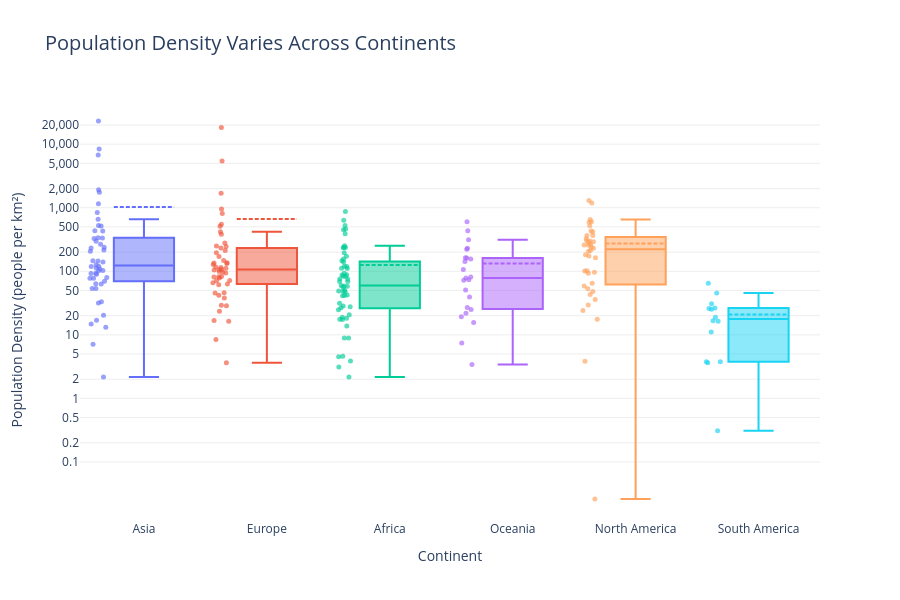

Notebook cell for this chart:
### Markdown cell above
**Chart choice & justification:** *Which chart did you choose, and why? Justify design choices.

I chose a box plot combined with individual data points to compare population density across continents.

The box plots display the median, interquartile range and distribution of population density, while individual points help identify outliers and differences between countries.

I used a logarithmic Y-axis because population density varies significantly across countries. This makes it easier to compare countries with both high and low population densities.

The chart indicates that North America has the highest median population density, while South America has the lowest. Asia and Europe also show relatively high population density, whereas Africa displays considerable variation among its countries.

### Code cell
import plotly.express as px
import pandas as pd

q4_df = df[['Country', 'Continent', 'Density']].copy()

q4_df = q4_df.dropna()

q4_df = q4_df[q4_df['Density'] > 0]

fig = px.box(
    q4_df,
    x='Continent',
    y='Density',
    color='Continent',
    points='all',
    hover_name='Country',
    log_y=True,
    title='Population Density Varies Across Continents',
    labels={
        'Continent': 'Continent',
        'Density': 'Population Density (people per km²)'
    },
    template='plotly_white',
    height=600
)

fig.update_traces(
    marker=dict(size=5, opacity=0.65),
    boxmean=True
)

fig.update_layout(
    title_font_size=20,
    showlegend=False,
    xaxis=dict(showgrid=False),
 yaxis=dict(
    type='log',
    title='Population Density (people per km²)',
    tickmode='array',
    tickvals=[
        0.1, 0.2, 0.5,
        1, 2, 5,
        10, 20, 50,
        100, 200, 500,
        1000, 2000, 5000,
        10000, 20000
    ],
    ticktext=[
        '0.1', '0.2', '0.5',
        '1', '2', '5',
        '10', '20', '50',
        '100', '200', '500',
        '1,000', '2,000', '5,000',
        '10,000', '20,000'
    ],
    showgrid=True,
    gridcolor='#EEEEEE'
)
)

fig.show()

### Figure 1 — Plotly figure (JSON) as saved in the notebook; plotly's stock layout.template omitted (floating-point values rounded to 4 significant figures)
{"data": [{"alignmentgroup": "True", "boxmean": true, "boxpoints": "all", "hovertemplate": "<b>%{hovertext}</b><br><br>Continent=%{x}<br>Population Density (people per km²)=%{y}<extra></extra>", "hovertext": ["Afghanistan", "Armenia", "Azerbaijan", "Bahrain", "Bangladesh", "Bhutan", "Brunei", "Cambodia", "China", "Georgia", "Hong Kong", "India", "Indonesia", "Iran", "Iraq", "Israel", "Japan", "Jordan", "Kazakhstan", "Kuwait", "Kyrgyzstan", "Laos", "Lebanon", "Macau", "Malaysia", "Maldives", "Mongolia", "Myanmar", "Nepal", "North Korea", "Oman", "Pakistan", "Palestine", "Philippines", "Qatar", "Saudi Arabia", "Singapore", "South Korea", "Sri Lanka", "Syria", "Taiwan", "Tajikistan", "Thailand", "Timor-Leste", "Turkey", "Turkmenistan", "United Arab Emirates", "Uzbekistan", "Vietnam", "Yemen"], "legendgroup": "Asia", "marker": {"color": "#636efa", "opacity": 0.65, "size": 5}, "name": "Asia", "notched": false, "offsetgroup": "Asia", "orientation": "v", "showlegend": true, "type": "box", "x": ["Asia", "Asia", "Asia", "Asia", "Asia", "Asia", "Asia", "Asia", "Asia", "Asia", "Asia", "Asia", "Asia", "Asia", "Asia", "Asia", "Asia", "Asia", "Asia", "Asia", "Asia", "Asia", "Asia", "Asia", "Asia", "Asia", "Asia", "Asia", "Asia", "Asia", "Asia", "Asia", "Asia", "Asia", "Asia", "Asia", "Asia", "Asia", "Asia", "Asia", "Asia", "Asia", "Asia", "Asia", "Asia", "Asia", "Asia", "Asia", "Asia", "Asia"], "x0": " ", "xaxis": "x", "y": [63.06, 93.48, 119.6, 1924.0, 1160.0, 20.38, 77.88, 92.62, 146.9, 53.72, 6783.0, 431.1, 144.7, 53.73, 101.5, 435.2, 328.0, 126.3, 7.119, 239.6, 33.16, 31.8, 525.2, 23170.0, 102.6, 1746.0, 2.173, 80.08, 207.6, 216.3, 14.79, 267.4, 844.1, 337.5, 232.6, 16.94, 8416.0, 517.1, 332.8, 119.5, 660.2, 69.55, 139.7, 90.18, 108.9, 13.18, 112.9, 77.4, 296.4, 63.82], "y0": " ", "yaxis": "y"}, {"alignmentgroup": "True", "boxmean": true, "boxpoints": "all", "hovertemplate": "<b>%{hovertext}</b><br><br>Continent=%{x}<br>Population Density (people per km²)=%{y}<extra></extra>", "hovertext": ["Albania", "Andorra", "Austria", "Belarus", "Belgium", "Bosnia and Herzegovina", "Bulgaria", "Croatia", "Cyprus", "Czech Republic", "Denmark", "Estonia", "Faroe Islands", "Finland", "France", "Germany", "Gibraltar", "Greece", "Guernsey", "Hungary", "Iceland", "Ireland", "Isle of Man", "Italy", "Jersey", "Latvia", "Liechtenstein", "Lithuania", "Luxembourg", "Malta", "Moldova", "Monaco", "Montenegro", "Netherlands", "North Macedonia", "Norway", "Poland", "Portugal", "Romania", "Russia", "San Marino", "Serbia", "Slovakia", "Slovenia", "Spain", "Sweden", "Switzerland", "Ukraine", "United Kingdom", "Vatican City"], "legendgroup": "Europe", "marker": {"color": "#EF553B", "opacity": 0.65, "size": 5}, "name": "Europe", "notched": false, "offsetgroup": "Europe", "orientation": "v", "showlegend": true, "type": "box", "x": ["Europe", "Europe", "Europe", "Europe", "Europe", "Europe", "Europe", "Europe", "Europe", "Europe", "Europe", "Europe", "Europe", "Europe", "Europe", "Europe", "Europe", "Europe", "Europe", "Europe", "Europe", "Europe", "Europe", "Europe", "Europe", "Europe", "Europe", "Europe", "Europe", "Europe", "Europe", "Europe", "Europe", "Europe", "Europe", "Europe", "Europe", "Europe", "Europe", "Europe", "Europe", "Europe", "Europe", "Europe", "Europe", "Europe", "Europe", "Europe", "Europe", "Europe"], "x0": " ", "xaxis": "x", "y": [98.87, 170.6, 106.6, 45.93, 381.8, 63.14, 61.17, 71.22, 135.3, 133.1, 136.5, 29.32, 38.11, 16.37, 117.1, 233.5, 5442.0, 78.68, 811.6, 107.1, 3.62, 71.48, 147.8, 195.9, 955.0, 28.67, 245.8, 42.11, 250.4, 1688.0, 96.7, 18230.0, 45.4, 419.7, 81.42, 16.78, 127.5, 111.5, 82.47, 8.464, 551.8, 81.73, 115.1, 104.6, 93.99, 23.43, 211.7, 65.79, 277.9, 510.0], "y0": " ", "yaxis": "y"}, {"alignmentgroup": "True", "boxmean": true, "boxpoints": "all", "hovertemplate": "<b>%{hovertext}</b><br><br>Continent=%{x}<br>Population Density (people per km²)=%{y}<extra></extra>", "hovertext": ["Algeria", "Angola", "Benin", "Botswana", "Burkina Faso", "Burundi", "Cameroon", "Cape Verde", "Central African Republic", "Chad", "Comoros", "Djibouti", "DR Congo", "Egypt", "Equatorial Guinea", "Eritrea", "Eswatini", "Ethiopia", "Gabon", "Gambia", "Ghana", "Guinea", "Guinea-Bissau", "Ivory Coast", "Kenya", "Lesotho", "Liberia", "Libya", "Madagascar", "Malawi", "Mali", "Mauritania", "Mauritius", "Mayotte", "Morocco", "Mozambique", "Namibia", "Niger", "Nigeria", "Republic of the Congo", "Reunion", "Rwanda", "Sao Tome and Principe", "Senegal", "Seychelles", "Sierra Leone", "Somalia", "South Africa", "South Sudan", "Sudan", "Tanzania", "Togo", "Tunisia", "Uganda", "Western Sahara", "Zambia", "Zimbabwe"], "legendgroup": "Africa", "marker": {"color": "#00cc96", "opacity": 0.65, "size": 5}, "name": "Africa", "notched": false, "offsetgroup": "Africa", "orientation": "v", "showlegend": true, "type": "box", "x": ["Africa", "Africa", "Africa", "Africa", "Africa", "Africa", "Africa", "Africa", "Africa", "Africa", "Africa", "Africa", "Africa", "Africa", "Africa", "Africa", "Africa", "Africa", "Africa", "Africa", "Africa", "Africa", "Africa", "Africa", "Africa", "Africa", "Africa", "Africa", "Africa", "Africa", "Africa", "Africa", "Africa", "Africa", "Africa", "Africa", "Africa", "Africa", "Africa", "Africa", "Africa", "Africa", "Africa", "Africa", "Africa", "Africa", "Africa", "Africa", "Africa", "Africa", "Africa", "Africa", "Africa", "Africa", "Africa", "Africa", "Africa"], "x0": " ", "xaxis": "x", "y": [18.85, 28.55, 118.6, 4.519, 83.06, 463.1, 58.71, 147.1, 8.956, 13.8, 449.4, 48.31, 42.22, 110.7, 59.71, 31.33, 69.2, 111.7, 8.925, 253.2, 140.3, 56.37, 58.29, 87.33, 93.09, 75.96, 47.61, 3.872, 50.44, 172.2, 18.22, 4.595, 637.0, 871.9, 83.88, 41.13, 3.109, 20.69, 236.6, 17.46, 387.9, 523.1, 235.9, 88.03, 237.0, 120.0, 27.6, 49.05, 17.61, 24.85, 69.3, 155.8, 75.52, 195.6, 2.165, 26.6, 41.77], "y0": " ", "yaxis": "y"}, {"alignmentgroup": "True", "boxmean": true, "boxpoints": "all", "hovertemplate": "<b>%{hovertext}</b><br><br>Continent=%{x}<br>Population Density (people per km²)=%{y}<extra></extra>", "hovertext": ["American Samoa", "Australia", "Cook Islands", "Fiji", "French Polynesia", "Guam", "Kiribati", "Marshall Islands", "Micronesia", "Nauru", "New Caledonia", "New Zealand", "Niue", "Northern Mariana Islands", "Palau", "Papua New Guinea", "Samoa", "Solomon Islands", "Tokelau", "Tonga", "Tuvalu", "Vanuatu", "Wallis and Futuna"], "legendgroup": "Oceania", "marker": {"color": "#ab63fa", "opacity": 0.65, "size": 5}, "name": "Oceania", "notched": false, "offsetgroup": "Oceania", "orientation": "v", "showlegend": true, "type": "box", "x": ["Oceania", "Oceania", "Oceania", "Oceania", "Oceania", "Oceania", "Oceania", "Oceania", "Oceania", "Oceania", "Oceania", "Oceania", "Oceania", "Oceania", "Oceania", "Oceania", "Oceania", "Oceania", "Oceania", "Oceania", "Oceania", "Oceania", "Oceania"], "x0": " ", "xaxis": "x", "y": [222.5, 3.403, 72.08, 50.88, 73.5, 312.9, 161.8, 229.7, 162.6, 603.2, 15.61, 19.17, 7.439, 106.8, 39.34, 21.91, 78.25, 25.06, 155.9, 143.0, 435.1, 26.81, 81.49], "y0": " ", "yaxis": "y"}, {"alignmentgroup": "True", "boxmean": true, "boxpoints": "all", "hovertemplate": "<b>%{hovertext}</b><br><br>Continent=%{x}<br>Population Density (people per km²)=%{y}<extra></extra>", "hovertext": ["Anguilla", "Antigua and Barbuda", "Aruba", "Bahamas", "Barbados", "Belize", "Bermuda", "British Virgin Islands", "Canada", "Cayman Islands", "Costa Rica", "Cuba", "Curacao", "Dominica", "Dominican Republic", "El Salvador", "Greenland", "Grenada", "Guadeloupe", "Guatemala", "Haiti", "Honduras", "Jamaica", "Martinique", "Mexico", "Montserrat", "Nicaragua", "Panama", "Puerto Rico", "Saint Barthelemy", "Saint Kitts and Nevis", "Saint Lucia", "Saint Martin", "Saint Pierre and Miquelon", "Saint Vincent and the Grenadines", "Sint Maarten", "Trinidad and Tobago", "Turks and Caicos Islands", "United States", "United States Virgin Islands"], "legendgroup": "North America", "marker": {"color": "#FFA15A", "opacity": 0.65, "size": 5}, "name": "North America", "notched": false, "offsetgroup": "North America", "orientation": "v", "showlegend": true, "type": "box", "x": ["North America", "North America", "North America", "North America", "North America", "North America", "North America", "North America", "North America", "North America", "North America", "North America", "North America", "North America", "North America", "North America", "North America", "North America", "North America", "North America", "North America", "North America", "North America", "North America", "North America", "North America", "North America", "North America", "North America", "North America", "North America", "North America", "North America", "North America", "North America", "North America", "North America", "North America", "North America", "North America"], "x0": " ", "xaxis": "x", "y": [174.3, 212.1, 591.4, 29.4, 655.0, 17.65, 1189.0, 207.3, 3.851, 260.2, 101.4, 102.0, 430.5, 96.85, 230.7, 301.1, 0.0261, 364.6, 243.1, 163.9, 417.5, 92.74, 257.2, 325.8, 64.91, 43.04, 53.3, 58.46, 366.7, 522.2, 182.6, 292.0, 599.8, 24.22, 267.2, 1299.0, 298.4, 48.21, 36.09, 286.6], "y0": " ", "yaxis": "y"}, {"alignmentgroup": "True", "boxmean": true, "boxpoints": "all", "hovertemplate": "<b>%{hovertext}</b><br><br>Continent=%{x}<br>Population Density (people per km²)=%{y}<extra></extra>", "hovertext": ["Argentina", "Bolivia", "Brazil", "Chile", "Colombia", "Ecuador", "Falkland Islands", "French Guiana", "Guyana", "Paraguay", "Peru", "Suriname", "Uruguay", "Venezuela"], "legendgroup": "South America", "marker": {"color": "#19d3f3", "opacity": 0.65, "size": 5}, "name": "South America", "notched": false, "offsetgroup": "South America", "orientation": "v", "showlegend": true, "type": "box", "x": ["South America", "South America", "South America", "South America", "South America", "South America", "South America", "South America", "South America", "South America", "South America", "South America", "South America", "South America"], "x0": " ", "xaxis": "x", "y": [16.37, 11.13, 25.28, 25.93, 45.43, 65.02, 0.3105, 3.646, 3.762, 16.67, 26.49, 3.773, 18.91, 30.88], "y0": " ", "yaxis": "y"}], "layout": {"boxmode": "overlay", "height": 600, "legend": {"title": {"text": "Continent"}, "tracegroupgap": 0}, "showlegend": false, "title": {"font": {"size": 20}, "text": "Population Density Varies Across Continents"}, "xaxis": {"anchor": "y", "categoryarray": ["Asia", "Europe", "Africa", "Oceania", "North America", "South America"], "categoryorder": "array", "domain": [0, 1], "showgrid": false, "title": {"text": "Continent"}}, "yaxis": {"anchor": "x", "domain": [0, 1], "gridcolor": "#EEEEEE", "showgrid": true, "tickmode": "array", "ticktext": ["0.1", "0.2", "0.5", "1", "2", "5", "10", "20", "50", "100", "200", "500", "1,000", "2,000", "5,000", "10,000", "20,000"], "tickvals": [0.1, 0.2, 0.5, 1, 2, 5, 10, 20, 50, 100, 200, 500, 1000, 2000, 5000, 10000, 20000], "title": {"text": "Population Density (people per km²)"}, "type": "log"}}}
